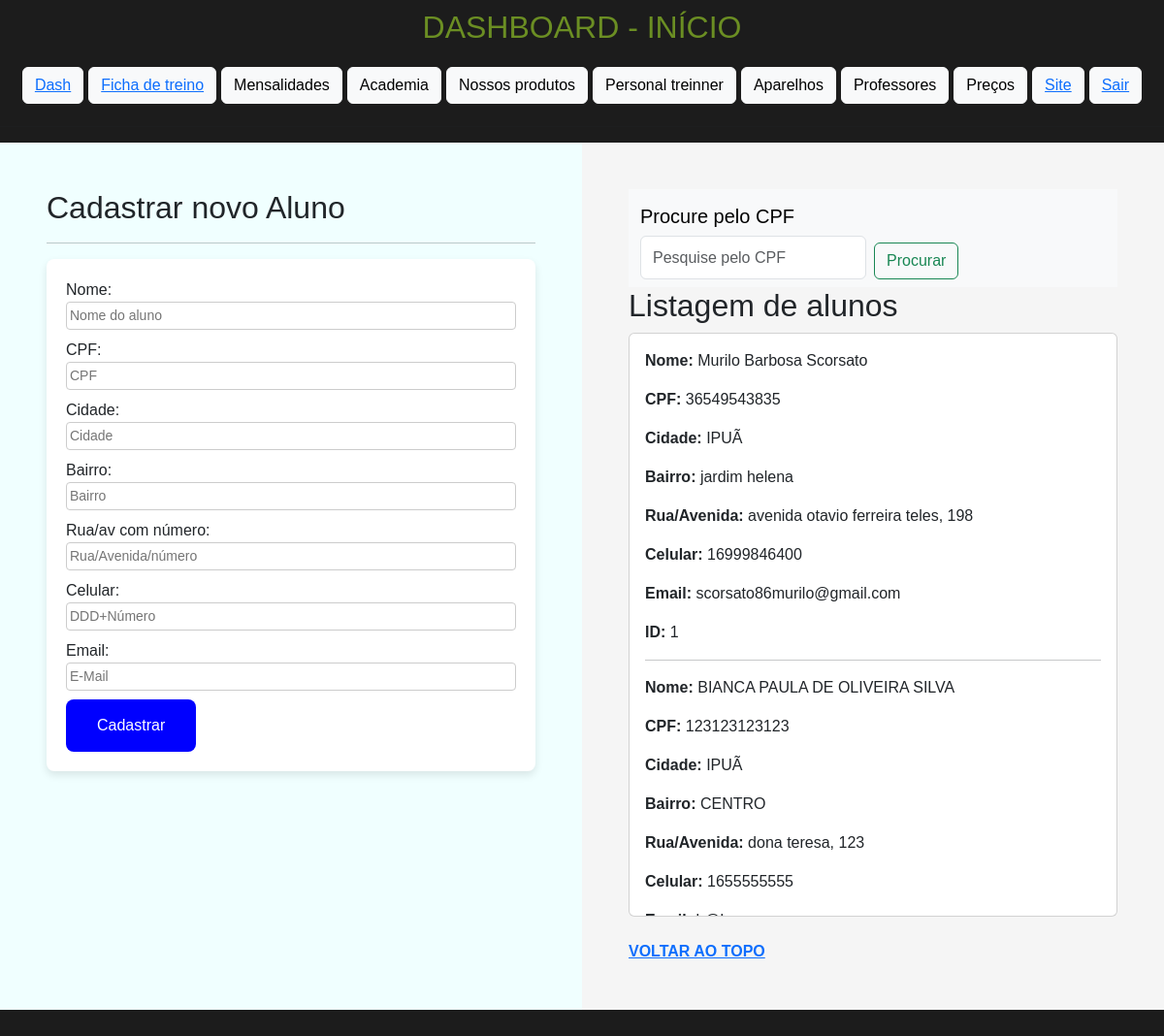
Page /dashboard/ (signed in) on the committed database.
### dashboard/models.py (models this page shows, shortened)
class CadastroAluno(models.Model):
    nome = models.CharField(max_length=100)
    cpf = models.CharField(max_length=11)  # CPF geralmente tem 11 caracteres numéricos
    cidade = models.CharField(max_length=100)
    bairro = models.CharField(max_length=100)
    rua_av = models.CharField(max_length=200)
    celular = models.CharField(max_length=20)  # Celular com DDD (ex: 11 91234-5678)
    email = models.EmailField(max_length=100)

### dashboard/views.py (the view, shortened to what this page needs)
# urls.py: path('dashboard/', views.dashboard, name='dashboard'),
@login_required(login_url='index')
def dashboard(request):
    aluno = None  # Variável para armazenar o aluno encontrado
    if request.method == 'GET':
        cpf = CadastroAluno.objects.all()
        return render(request, 'dashboard.html', {'cpf': cpf})

### dashboard/templates/dashboard.html (shortened to what this page needs)
{% extends 'base_dashboard.html' %}
{% load static %}
{% block h1 %}DASHBOARD - INÍCIO{% endblock %}
{% block body %}
    <div class="container-fluid">
        <div class="row">
            <div class="col-md-6 p-5" style="background-color: #F0FFFF;">
                <h2>{% if aluno_cpf %}Editar Aluno {% else %}Cadastrar novo Aluno{% endif %}</h2>
                <hr>
                <div class="caixa-edicao">
                    <form method="post" action="{% url 'dashboard' %}">
                        Nome: <input type="text" name="nome" placeholder="Nome do aluno" value="{{ aluno_cpf.nome }}" required><br>
                        CPF: <input type="text" name="cpf" placeholder="CPF" value="{{ aluno_cpf.cpf }}" required><br>
                        Cidade: <input type="text" name="cidade" placeholder="Cidade" value="{{ aluno_cpf.cidade }}" required><br>
                        Bairro: <input type="text" name="bairro" placeholder="Bairro" value="{{ aluno_cpf.bairro }}" required><br>
                        Rua/av com número: <input type="text" name="rua_av" placeholder="Rua/Avenida/número" value="{{ aluno_cpf.rua_av }}" required><br>
                        Celular: <input type="text" name="celular" placeholder="DDD+Número" value="{{ aluno_cpf.celular }}" required><br>
                        Email: <input type="email" name="email" placeholder="E-Mail" value="{{ aluno_cpf.email }}" required><br>
                        <input type="submit" value="{% if aluno_cpf %}Atualizar{% else %}Cadastrar{% endif %}" name="cadastrar">
                    </form>
                </div>
            </div>
            <div class="col-md-6 p-5" style="background-color: #F5F5F5;">
                <nav class="navbar bg-body-tertiary">
                    <div class="container-fluid">
                        <a class="navbar-brand">Procure pelo CPF</a>
                        <form method="post" action="{% url 'dashboard' %}" class="d-flex">
                            <input class="form-control me-2" type="search" name="cpf_pesquisa" placeholder="Pesquise pelo CPF" aria-label="Search">
                            <button class="btn btn-outline-success" type="submit" name="buscar">Procurar</button>
                        </form>
                    </div>
                </nav>
                <h2>Listagem de alunos</h2>
                {% if aluno %}
                    <h4>Aluno Encontrado</h4>
                    <p><strong>Nome:</strong> {{ aluno.nome }}</p>
                    <p><strong>CPF:</strong> {{ aluno.cpf }}</p>
                    <p><strong>Cidade:</strong> {{ aluno.cidade }}</p>
                    <p><strong>Bairro:</strong> {{ aluno.bairro }}</p>
                    <p><strong>Rua/Avenida:</strong> {{ aluno.rua_av }}</p>
                    <p><strong>Celular:</strong> {{ aluno.celular }}</p>
                    <p><strong>Email:</strong> {{ aluno.email }}</p>
                    <p><strong>ID:</strong> {{ aluno.id }}</p>
                {% else %}
<div class="card">
    <div class="card-body" style="max-height: 600px; overflow-y: auto;">
        {% if cpf %}
            {% for item in cpf %}
                <div class="mb-3">
                    <p><strong>Nome:</strong> {{ item.nome }}</p>
                    <p><strong>CPF:</strong> {{ item.cpf }}</p>
                    <p><strong>Cidade:</strong> {{ item.cidade }}</p>
                    <p><strong>Bairro:</strong> {{ item.bairro }}</p>
                    <p><strong>Rua/Avenida:</strong> {{ item.rua_av }}</p>
                    <p><strong>Celular:</strong> {{ item.celular }}</p>
                    <p><strong>Email:</strong> {{ item.email }}</p>
                    <p><strong>ID:</strong> {{ item.id }}</p>
                    <hr>
                </div>
            {% endfor %}
        {% else %}
            <p>Nenhum cadastro encontrado.</p>
        {% endif %}
    </div>
</div>
                    <br><b><a href="#">VOLTAR AO TOPO</a></b>
                {% endif %}
            </div>
        </div>
    </div>
{% endblock %}

### templates/static/dashboard/css/dashboard.css (style rules this page uses)
* { margin: 0; padding: 0; box-sizing: border-box; }
body { background-color: #1c1c1c; font-family: Verdana, sans-serif; margin: 0; padding: 0; min-height: 100vh; }
.btn { display: flex; flex-wrap: wrap; justify-content: center; gap: 5px; margin-top: 7px; }
button { background-color: #343a40; color: white; border: none; padding: 10px 10px; font-size: 1rem; border-radius: 10px; cursor: pointer; transition: background-color 0.5s ease, transform 0.3s ease; }
.caixa-edicao { background-color: #ffffff; padding: 20px; border-radius: 8px; box-shadow: 0 4px 8px rgba(0, 0, 0, 0.1); }
.caixa-edicao input[type="text"],[type="number"],[type="email"] { width: 100%; padding: 3px; border: 1px solid #ccc; border-radius: 4px; margin-bottom: 9px; font-size: 14px; }
input[type="submit"] { background-color: blue; color: white; border: none; padding: 15px 32px; text-align: center; text-decoration: none; display: inline-block; font-size: 16px; cursor: pointer; border-radius: 8px; transition: background-color 0.3s ease; }

### rows in the picture
CadastroAluno: nome "Murilo Barbosa Scorsato", cpf "36549543835", cidade "IPUÃ", bairro "jardim helena", rua_av "avenida otavio ferreira teles, 198", celular "16999846400", email "scorsato86murilo@gmail.com", id "1"
CadastroAluno: nome "BIANCA PAULA DE OLIVEIRA SILVA", cpf "123123123123", cidade "IPUÃ", bairro "CENTRO", rua_av "dona teresa, 123", celular "1655555555"
